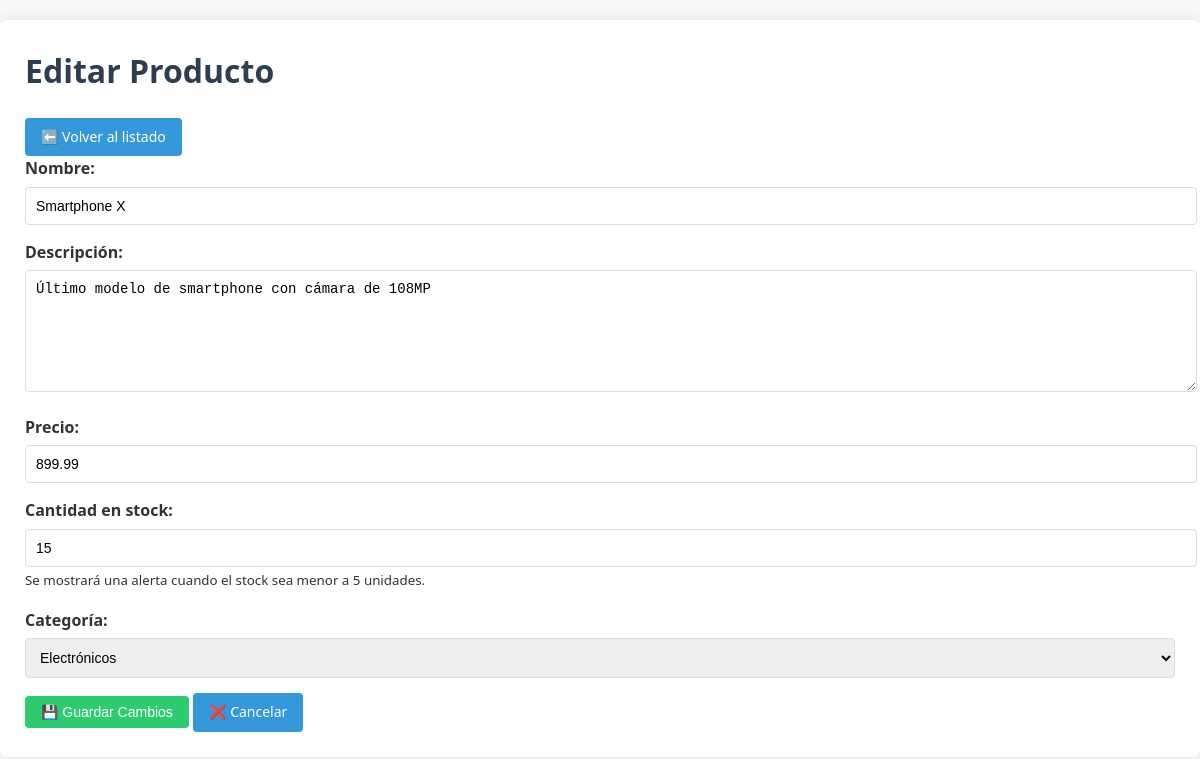
Screenshot of /editar.php?id=1 with the database file from the repository.
### tables this page shows
CREATE TABLE IF NOT EXISTS productos (
    id INT AUTO_INCREMENT PRIMARY KEY,
    nombre VARCHAR(100) NOT NULL,
    descripcion TEXT,
    precio DECIMAL(10,2) NOT NULL,
    cantidad INT NOT NULL DEFAULT 0,
    categoria_id INT NULL,
    fecha_creacion TIMESTAMP DEFAULT CURRENT_TIMESTAMP,
    fecha_actualizacion TIMESTAMP DEFAULT CURRENT_TIMESTAMP ON UPDATE CURRENT_TIMESTAMP,
    FOREIGN KEY (categoria_id) REFERENCES categorias(id) ON DELETE SET NULL,
    INDEX (nombre),
    INDEX (categoria_id)
);

CREATE TABLE IF NOT EXISTS categorias (
    id INT AUTO_INCREMENT PRIMARY KEY,
    nombre VARCHAR(50) NOT NULL,
    descripcion TEXT,
    fecha_creacion TIMESTAMP DEFAULT CURRENT_TIMESTAMP,
    fecha_actualizacion TIMESTAMP DEFAULT CURRENT_TIMESTAMP ON UPDATE CURRENT_TIMESTAMP,
    UNIQUE KEY (nombre)
);

### includes/functions.php (called while the page is built, shortened)
<?php
function getCategorias($conn) {
    $stmt = $conn->query("SELECT * FROM categorias ORDER BY nombre");
    return $stmt->fetchAll(PDO::FETCH_ASSOC);
}
?>

### editar.php (the view, shortened to what this page needs)
<?php
require_once 'includes/functions.php';
$db = new Database();
$conn = $db->getConnection();
$id = intval($_GET['id']);
$stmt = $conn->prepare("SELECT * FROM productos WHERE id = ?");
$stmt->execute([$id]);
$producto = $stmt->fetch(PDO::FETCH_ASSOC);
$categorias = getCategorias($conn);
?>
<!DOCTYPE html>
<html lang="es">
<head>
    <link rel="stylesheet" href="assets/css/style.css">
</head>
<body>
    <div class="container">
        <h1>Editar Producto</h1>
        <a href="index.php" class="btn">⬅️ Volver al listado</a>
        <form action="editar.php?id=<?= $id ?>" method="post">
            <div class="form-group">
                <label for="nombre">Nombre:</label>
                <input type="text" id="nombre" name="nombre" value="<?= htmlspecialchars($producto['nombre']) ?>" required>
            </div>
            <div class="form-group">
                <label for="descripcion">Descripción:</label>
                <textarea id="descripcion" name="descripcion"><?= htmlspecialchars($producto['descripcion']) ?></textarea>
            </div>
            <div class="form-group">
                <label for="precio">Precio:</label>
                <input type="number" id="precio" name="precio" step="0.01" min="0" value="<?= $producto['precio'] ?>" required>
            </div>
            <div class="form-group">
                <label for="cantidad">Cantidad en stock:</label>
                <input type="number" id="cantidad" name="cantidad" min="0" value="<?= $producto['cantidad'] ?>" required>
                <small>Se mostrará una alerta cuando el stock sea menor a <?= STOCK_MINIMO ?> unidades.</small>
            </div>
            <div class="form-group">
                <label for="categoria_id">Categoría:</label>
                <select id="categoria_id" name="categoria_id">
                    <?php foreach ($categorias as $cat): ?>
                    <option value="<?= $cat['id'] ?>" <?= ($producto['categoria_id'] == $cat['id']) ? 'selected' : '' ?>>
                        <?= htmlspecialchars($cat['nombre']) ?>
                    </option>
                    <?php endforeach; ?>
                </select>
            </div>
            <button type="submit" class="btn success">💾 Guardar Cambios</button>
            <a href="index.php" class="btn">❌ Cancelar</a>
        </form>
    </div>
</body>
</html>

### assets/css/style.css (style rules this page uses)
body { font-family: 'Segoe UI', Tahoma, Geneva, Verdana, sans-serif; line-height: 1.6; margin: 0; padding: 0; background-color: #f8f9fa; color: #333; }
.container { max-width: 1200px; margin: 20px auto; background: #fff; padding: 25px; border-radius: 8px; box-shadow: 0 0 20px rgba(0, 0, 0, 0.1); }
h1, h2, h3 { color: #2c3e50; margin-top: 0; }
.btn { display: inline-block; padding: 8px 16px; background: #3498db; color: white; text-decoration: none; border-radius: 4px; border: none; cursor: pointer; font-size: 14px; transition: background 0.3s; }
.btn.success { background: #2ecc71; }
.form-group { margin-bottom: 15px; }
.form-group label { display: block; margin-bottom: 5px; font-weight: 600; }
.form-group input[type="text"], .form-group input[type="number"], .form-group input[type="email"], .form-group input[type="password"], .form-group select, .form-group textarea { width: 100%; padding: 10px; border: 1px solid #ddd; border-radius: 4px; font-size: 14px; }
.form-group textarea { min-height: 100px; resize: vertical; }

### rows the page displays
productos: nombre "Smartphone X", descripcion "Último modelo de smartphone con cámara de 108MP", precio "899.99", cantidad "15", categoria_id "Electrónicos"

### other values shown
STOCK_MINIMO "5"
